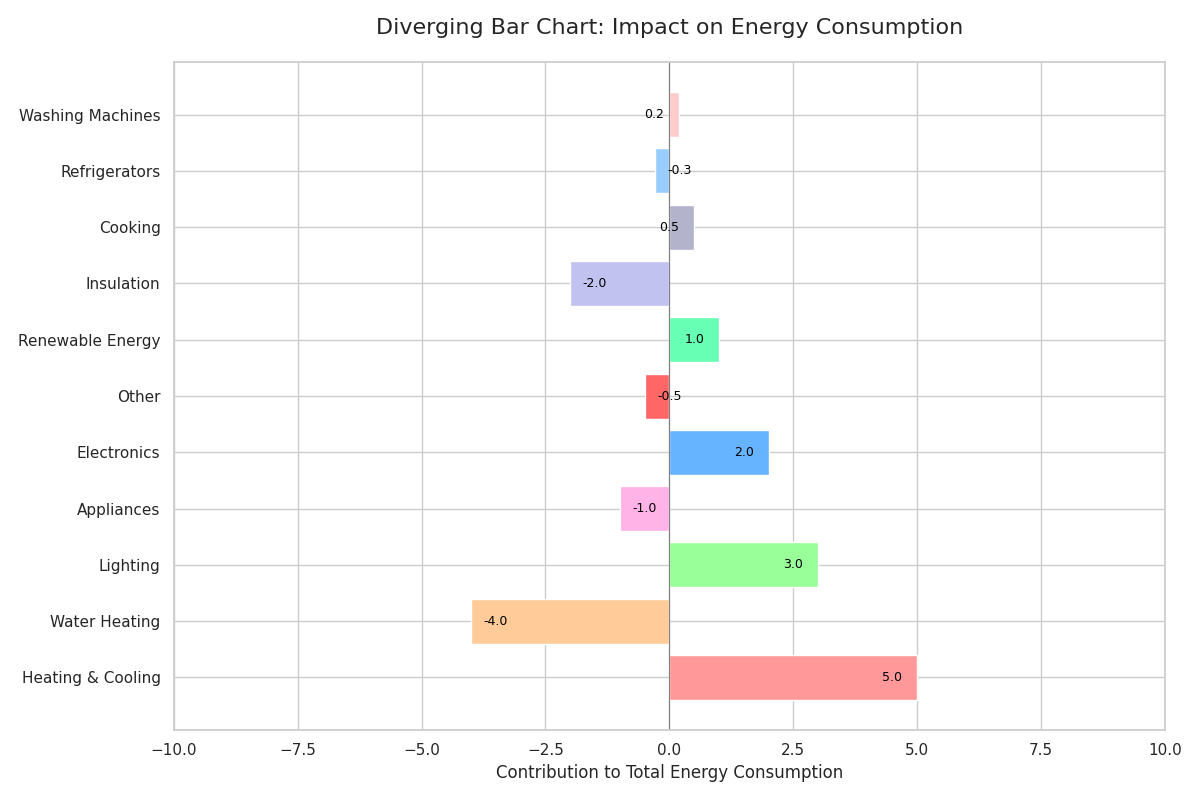

Write the Python code that produced this figure.
import matplotlib.pyplot as plt
import numpy as np

# Categories and corresponding energy contribution values
activities = [
    'Heating & Cooling', 'Water Heating', 'Lighting', 'Appliances', 'Electronics',
    'Other', 'Renewable Energy', 'Insulation', 'Cooking', 'Refrigerators', 'Washing Machines'
]

# Define energy consumption contributions; positive and negative changes from base, as example
contributions = np.array([5, -4, 3, -1, 2, -0.5, 1, -2, 0.5, -0.3, 0.2])

# Color palette including negative and positive variations
colors = [
    '#ff9999', '#ffcc99', '#99ff99', '#ffb3e6', '#66b3ff',
    '#ff6666', '#66ffb3', '#c2c2f0', '#b3b3cc', '#99ccff', '#ffcccb'
]

# Initialize the figure and axis for a diverging bar chart
fig, ax = plt.subplots(figsize=(12, 8))

# Centerline for the diverging bars
ax.axvline(x=0, color='gray', linewidth=0.8)

# Create the diverging horizontal bar chart
bars = ax.barh(activities, contributions, color=colors)

# Add percentage labels for each bar segment
for bar, contribution in zip(bars, contributions):
    label_position = bar.get_width() - 0.5 if contribution > 0 else bar.get_width() + 0.5
    ax.text(label_position, bar.get_y() + bar.get_height()/2, f'{contribution:.1f}', 
            va='center', ha='center', color='black', fontsize=9)

# Set title and labels
ax.set_title('Diverging Bar Chart: Impact on Energy Consumption', fontsize=16, pad=20)
ax.set_xlabel('Contribution to Total Energy Consumption', fontsize=12)

# Adjust the limits to ensure all bars are centered and visible
ax.set_xlim(-10, 10)

# Improve layout spacing
plt.tight_layout()

plt.show()
